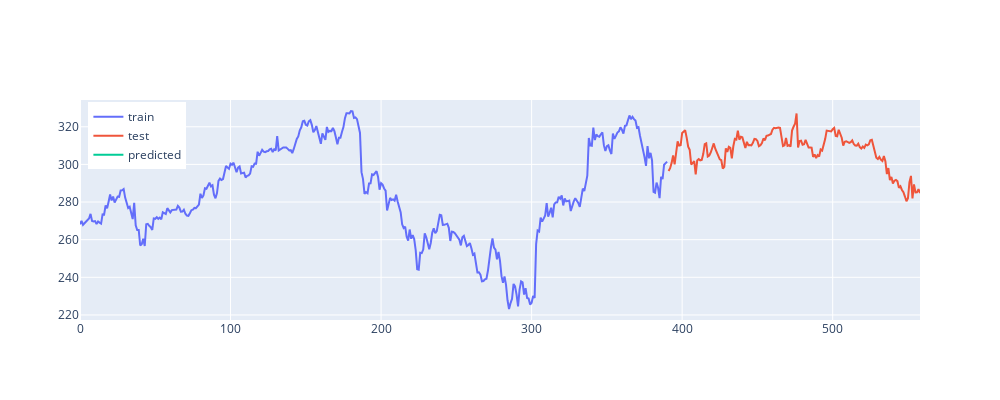

Source (notebook cell):
### Code cell
def plot_train_test(train, test, df):
    fig = go.Figure()
    
    fig.add_trace(go.Scatter(
        x=list(range(len(train))),
        y=train,
        mode='lines',
        name='train'
    ))
    
    fig.add_trace(go.Scatter(
        x=list(range(len(train), len(train) + len(test))),
        y=test,
        mode='lines',
        name='test'
    ))
    
    fig.add_trace(go.Scatter(
        x=list(range(len(train), len(train) + len(df))),
        y=df,
        mode='lines',
        name='predicted'
    ))
    
    fig.update_layout(
        width=1000,
        height=400,
        legend=dict(x=0.01, y=0.99)
    )
    
    fig.show()

    rmse = np.sqrt(mean_squared_error(test, df))
    print(f'RMSE: {rmse:.2f}')

plot_train_test(train, test, predicted)

### Figure 1 — Plotly figure (JSON) as saved in the notebook; plotly's stock layout.template omitted (floating-point values rounded to 4 significant figures; data arrays with more than 128 entries replaced by an {"elided": "..."} marker saying what was removed)
{"data": [{"mode": "lines", "name": "train", "type": "scatter", "x": {"elided": "391 int values"}, "y": {"elided": "391 float values"}}, {"mode": "lines", "name": "test", "type": "scatter", "x": {"elided": "168 int values"}, "y": {"elided": "168 float values"}}, {"mode": "lines", "name": "predicted", "type": "scatter", "x": {"elided": "168 int values"}, "y": {"elided": "168x1 float values"}}], "layout": {"height": 400, "legend": {"x": 0.01, "y": 0.99}, "width": 1000}}
